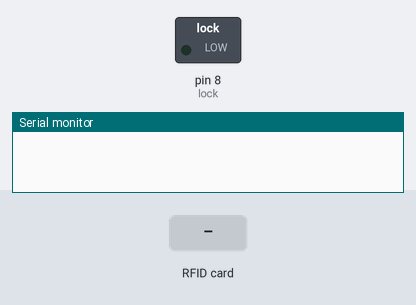
A sketch run on a simulated Arduino Uno, built with avr-gcc and run on an emulated ATmega328P. Shown: switched loads named in the sketch (green lamp = pin HIGH), the last lines printed to the serial monitor. Inputs (shaded band) come from the test bench. Pins used as bus, display or sensor lines are not drawn.

Above: at 1.2 s.
1.3 s: RFID card 4A 5D 8A 80 held to the reader
At 1.7 s:
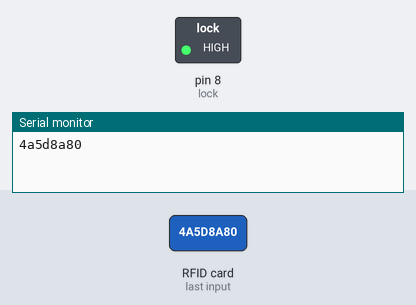
3.3 s: RFID card 5E 7A 19 C4 held to the reader
Timing chart, 0 to 6.3 s (numbered marks = the images above; inputs shaded):
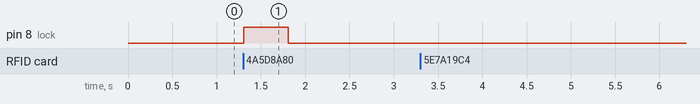

Measured:
- after the input at 1.3 s, pin 8 (lock): LOW → HIGH at once, → LOW 0.50 s later

The sketch:

mfrc_role.ino
```cpp
#include <SPI.h>

#include <MFRC522.h>


#define RST_PIN         9           // rst pini seçimi

#define SS_PIN          10          // ss pini seçimi


MFRC522 mfrc522(SS_PIN, RST_PIN);   // Create MFRC522 instance.


String read_rfid;                   // okunan rfis kart değişkeni

String ok_rfid_1="4a5d8a80";        // 1. Kart numarası ( sizler kendi kart numaralarınızı girmelisiniz )

String ok_rfid_2="39206b3";        //  2. Kart numarası  ( sizler kendi kart numaralarınızı girmelisiniz )

int lock = 8;                       // Röle pini

/*

* Kurulum yapılıyor

*/

void setup() {

Serial.begin(9600);         // seri iletişim ayarı

SPI.begin();                // SPI iletişim ayarı

mfrc522.PCD_Init();         // MFRC522 kart okuyucu ayarı


//Röle pini ayarı

pinMode(lock, OUTPUT);


}

/*

* İlk kart okuma kısmı bura da okunan kart numarasını 1. Ve 2. Kart olarak eklemeniz gereklidir.

*/

void dump_byte_array(byte *buffer, byte bufferSize) {

read_rfid="";

for (byte i = 0; i < bufferSize; i++) {

read_rfid=read_rfid + String(buffer[i], HEX);

}

}


void open_lock() {

//Kapı otomatiğini Röle yi 500 ms açık tut

digitalWrite(lock,HIGH);

delay(500);

digitalWrite(lock,LOW);

}


void loop() {


// kart oku

if ( ! mfrc522.PICC_IsNewCardPresent())

return;


// kart seçimi

if ( ! mfrc522.PICC_ReadCardSerial())

return;


dump_byte_array(mfrc522.uid.uidByte, mfrc522.uid.size);

Serial.println(read_rfid);

if (read_rfid==ok_rfid_1) {

//eğer kart numarası uyarsa röleyi çek

open_lock();

}

if (read_rfid==ok_rfid_2) {

//eğer kart numarası uyarsa röleyi çek

open_lock();

}

}
```
